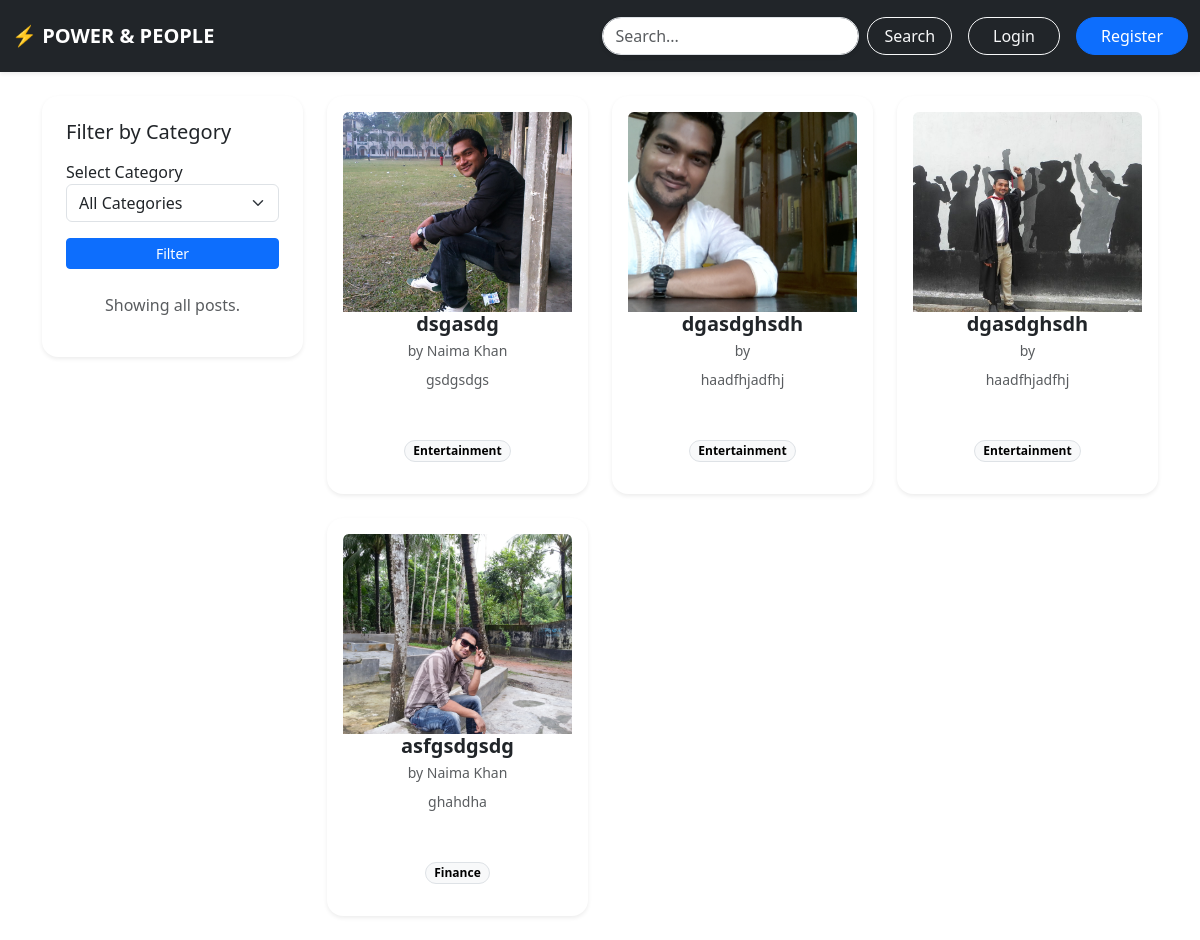
The page / on the database its author committed.
### posts/models.py (models this page shows, shortened)
class Post(models.Model):
    title = models.CharField(max_length=200)
    content = models.TextField()
    category = models.ManyToManyField(Category)
    author = models.ForeignKey(User, on_delete=models.CASCADE)
    image = models.ImageField(upload_to='posts/media/uploads/', null=True, blank=True)
    created_at = models.DateTimeField(auto_now_add=True)  # Automatically set when the post is created
    updated_at = models.DateTimeField(auto_now=True)  # Automatically update when the post is updated

### categories/models.py (models this page shows, shortened)
class Category(models.Model):
    name = models.CharField(max_length=100)
    slug = models.SlugField(max_length=100, unique=True, null=True, blank=True)

### personal_blog/views.py (the view)
# urls.py: 2. Add a URL to urlpatterns:  path('', views.home, name='home')
def home(request):
    categories = Category.objects.all()
    category_id = request.GET.get('category')  # Get the selected category ID from URL query params
    if category_id:
        data = Post.objects.filter(category__id=category_id)
    else:
        data = Post.objects.all()
    return render(request, 'home.html', {
        'data': data,
        'categories': categories,
    })

### templates/home.html (shortened to what this page needs)
{% extends 'base.html' %}
{% block content %}
<div class="container my-4">
  <div class="row">
    <div class="col-lg-3">
      <div class="card shadow-sm border-0 rounded-4">
        <div class="card-body p-4">
          <h5 class="card-title mb-3">Filter by Category</h5>
          <form method="GET" action="{% url 'home' %}">
            <div class="form-group">
              <label for="category">Select Category</label>
              <select name="category" id="category" class="form-select">
                <option value="">All Categories</option>
              </select>
            </div>
            <button type="submit" class="btn btn-primary btn-sm w-100 mt-3">Filter</button>
          </form>
        </div>
                      <div class="col-12 mb-4 text-center">
          <p class="text-muted">
            {% if request.GET.category %}
              Showing {{ data|length }} post{% if data|length != 1 %}s{% endif %} in this category.
            {% else %}
              Showing all posts.
            {% endif %}
          </p>
        </div>
      </div>
    </div>
    <div class="col-lg-9">
      <div class="row g-4">
        {% for post in data %}
        <div class="col-lg-4 col-md-6 col-sm-12">
          <div class="card h-100 shadow-sm border-0 rounded-4">
            <div class="card-body d-flex flex-column text-center p-3">
              <img src="{{ post.image.url }}" class="card-img-top rounded-top" alt="Post Image" style="object-fit: cover; height: 200px;">
              <h5 class="card-title fw-semibold mb-1 text-truncate" title="{{ post.title }}">
                {{ post.title }}
              </h5>
              <p class="text-muted small mb-2">
                by <span class="fw-medium">{{ post.author.first_name }} {{ post.author.last_name }}</span>
              </p>
              <p class="card-text text-muted small mb-2" style="min-height: 60px; overflow: hidden; text-overflow: ellipsis;">
                {{ post.content|truncatewords:20 }}
              </p>
              <div class="mb-3">
                {% for cat in post.category.all %}
                <span class="badge rounded-pill text-bg-light border px-2 py-1 small">{{ cat.name }}</span>
                {% empty %}
                <span class="badge rounded-pill text-bg-secondary">Uncategorized</span>
                {% endfor %}
              </div>
            </div>
          </div>
        </div>
        {% empty %}
        <p class="col-12 text-center text-muted">No posts found in this category.</p>
        {% endfor %}
      </div>
    </div>
  </div>
</div>
{% endblock %}

### templates/base.html (shortened to what this page needs)
<!doctype html>
<html lang="en">
  <head>
    <link href="https://cdn.jsdelivr.net/npm/bootstrap@5.3.8/dist/css/bootstrap.min.css" rel="stylesheet">
  </head>
  <body>
<nav class="navbar navbar-expand-lg navbar-dark bg-dark shadow-sm py-3">
  <div class="container-fluid">
    <a class="navbar-brand fw-bold text-uppercase d-flex align-items-center" href="{% url 'home' %}">
      ⚡ Power & People
    </a>
    <div class="collapse navbar-collapse" id="navbarSupportedContent">
      <div class="d-flex align-items-center gap-3">
        <form class="d-flex" role="search">
          <input class="form-control rounded-pill me-2 shadow-sm" type="search" placeholder="Search..."
                 aria-label="Search">
          <button class="btn btn-outline-light rounded-pill px-3" type="submit">Search</button>
        </form>
         {% if  request.user.is_authenticated %}
<div class="d-flex gap-2">
    <a href="{% url 'profile' %}" class="btn btn-outline-light btn-sm rounded-pill px-4">Profile</a>
    <a href="{% url 'logout' %}" class="btn btn-outline-light btn-sm rounded-pill px-4">Logout</a>
</div>
         {% else %}
        <a href="{% url 'login' %}" class="btn btn-outline-light rounded-pill px-4">Login</a>
        <a href="{% url 'register' %}" class="btn btn-primary rounded-pill px-4">Register</a>
         {% endif%}
      </div>
    </div>
  </div>
</nav>
<div aria-live="polite" aria-atomic="true" class="position-relative">
  <div class="toast-container position-fixed bottom-0 end-0 p-3" style="z-index: 1055;">
  </div>
</div>
{% block content %}
{% endblock %}
  </body>
</html>

### rows shown on the page
Post: image (picture), title "dsgasdg", author.first_name "Naima", author.last_name "Khan", content "gsdgsdgs"
Category: name "Entertainment"
Post: image (picture), title "dgasdghsdh", content "haadfhjadfhj"
Post: image (picture), title "dgasdghsdh", content "haadfhjadfhj"
Post: image (picture), title "asfgsdgsdg", author.first_name "Naima", author.last_name "Khan", content "ghahdha"
Category: name "Finance"
